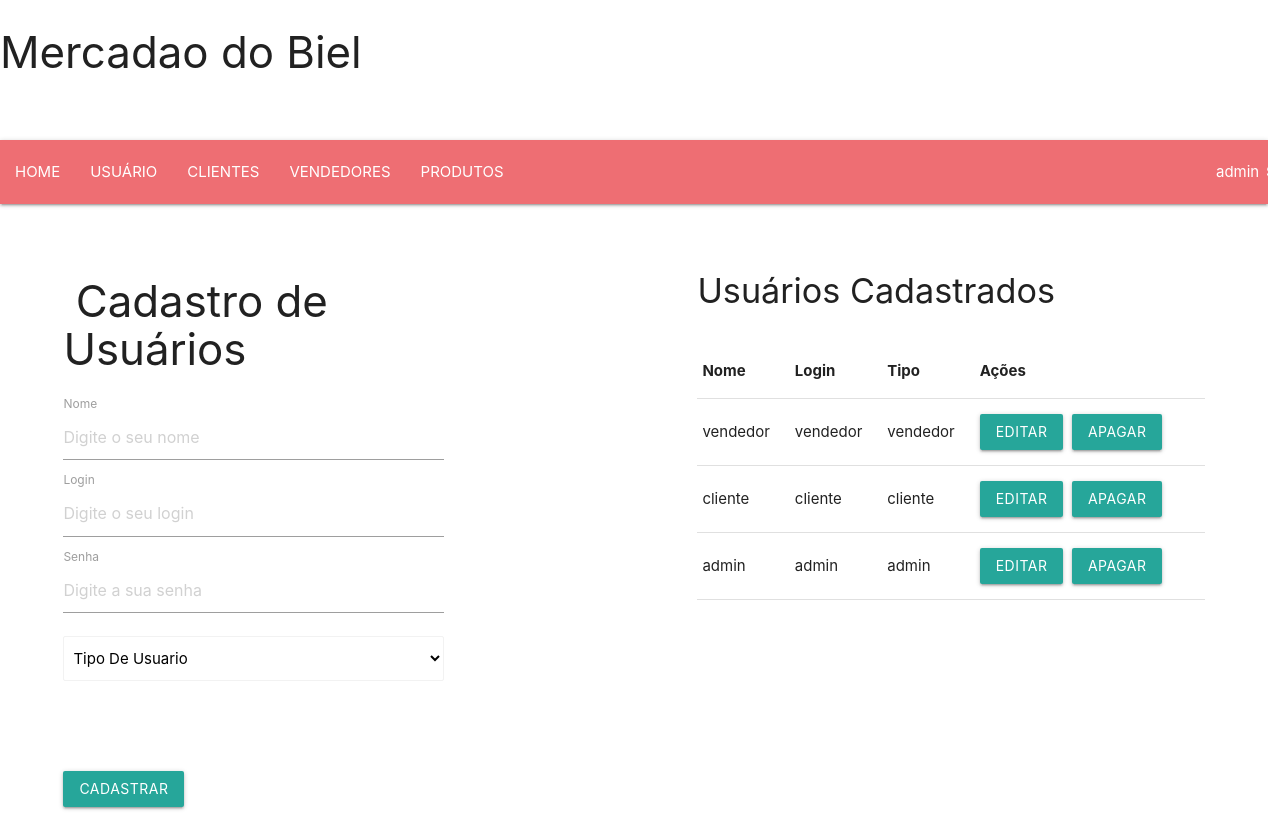
/usuario.php (signed in), run on the app's committed database.
### tables this page shows
CREATE TABLE `usuario` (
  `id` int(11) NOT NULL,
  `nome` varchar(65) NOT NULL,
  `login` varchar(55) NOT NULL,
  `senha` varchar(65) NOT NULL,
  `tipo` varchar(16) NOT NULL
);

### usuario.php (the view, shortened to what this page needs)
<!DOCTYPE HTML>
<html>
    <head>
        <link rel="stylesheet" href="https://cdnjs.cloudflare.com/ajax/libs/materialize/1.0.0/css/materialize.min.css">
    </head>
    <body>
        <header>
        <div class="col-md-4 col-md-offset-4"><h3>Mercadao do Biel</h3></div>
        <br/><br/>
        </header>
        <nav>
        <div class="col-xs-8 col-xs-offset-2">
            <div class="col-xs-6 col-xs-offset-0">
            <?php
                include("menu.php");
            ?>
           </div>
           <div class="col-xs-4 col-xs-offset-1">
           <div style="width: 35%; float:left; padding-left:55%;">
           <?php
                echo $_SESSION["user"];
                echo "<a href='sair.php' style='text-decoration: none; font-weight: bold;'>&nbsp;&nbsp;Sair</a>";
            ?>
            </div>
            </div>
        </div>
        <br/>
        </nav>
        <section>
        <br/><br/>
        <div style="width: 35%; float:left; padding-left:5%;">
        <div class="panel panel-primary">
            <div class="panel-heading"><h3 class="panel-title"><span class="glyphicon glyphicon-user" aria-hidden="true"></span>&nbsp;Cadastro de Usuários</h3></div>
                <div class="panel-body">
                    <form name="usuario" id="cadusuario" action="cadusuario.php" method="post">
                    <label>Nome</label>
                    <input type="text" name="nome" placeholder="Digite o seu nome" maxlength="30" autofocus required="required" class="form-control" />
                    <br/>
                    <label>Login</label>
                    <input type="text" name="login" placeholder="Digite o seu login" maxlength="30"  required="required" class="form-control" />
                    <br/>
                    <label>Senha</label>
                    <input type="password" name="senha" placeholder="Digite a sua senha" maxlength="30"  required="required" class="form-control" />
                    <br/>
                    <div class="input-field col s12">
                    <select class="browser-default" name="tipo">
                    <option value="" disabled selected>Tipo De Usuario</option>
                    </select>
                    <br/> <br/> <br/> <br/>
                    <input type="submit" value="Cadastrar" class="btn btn-primary" />
                    </div>
                    </form>
                </div>
        </div>
        </div>
        <div style="width: 45%; float:right; padding-right:5%;">
        <?php
            include("conecta.php");
            echo "<h4>Usuários Cadastrados</h4>";
            $sql = mysqli_query($conn, "SELECT * FROM usuario");
            echo "<table class='table table-hover'>";
            echo "<tr>";
                echo "<th>Nome</th>";
                echo "<th>Login</th>";
                echo "<th>Tipo</th>";
                echo "<th>Ações</th>";
            echo "</tr>";
            while($usuario = mysqli_fetch_array($sql)){
            echo "<tr>";
                $id = $usuario['id'];
                echo "<td>".$usuario['nome']."</td>";
                echo "<td>".$usuario['login']."</td>";
                echo "<td>".$usuario['tipo']."</td>";
                echo "<td><a href='editausuario.php?id=$id'><button type='submit' class='btn btn-success'>Editar</button></a>&nbsp;&nbsp;<a href='apagausuario.php?id=$id'><button type='submit' class='btn btn-danger'>Apagar</button></a></td>";
            echo "</tr>";
            }
        ?>
        </div>
        </section>
        <br>
    </body>
</html>

### data on the page
usuario: nome "vendedor", login "vendedor", tipo "vendedor"
usuario: nome "cliente", login "cliente", tipo "cliente"
usuario: nome "admin", login "admin", tipo "admin"

### other printed values
$_SESSION["user"] "admin"
